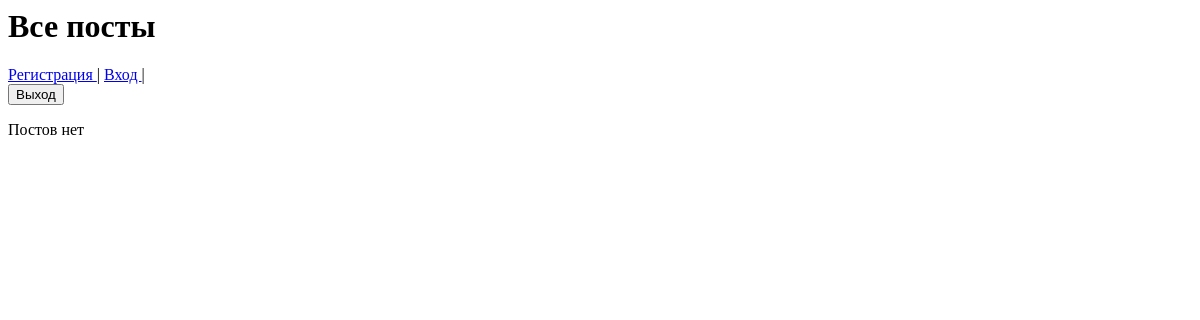
The app's page /, older data.
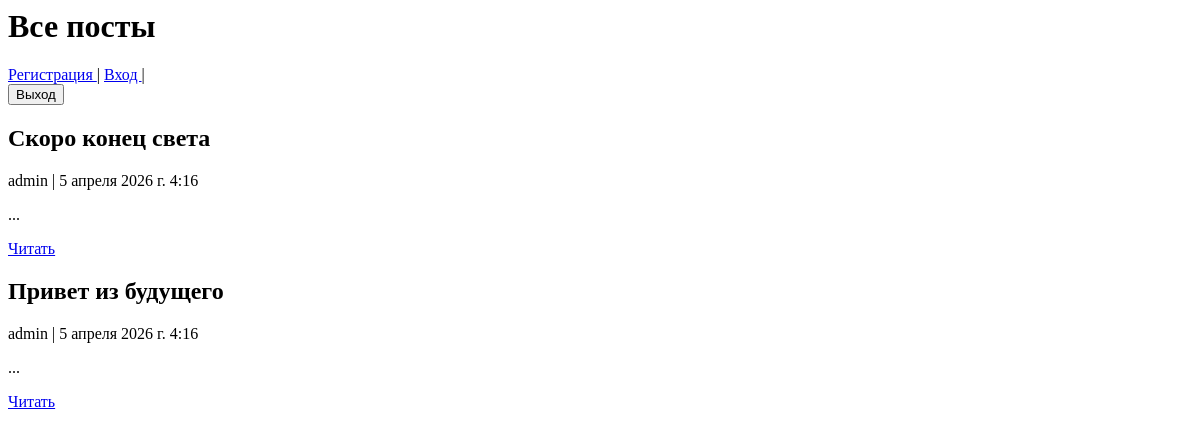
The same page, newer data.
### posts/models.py (models this page shows, shortened)
class Post(models.Model):
    author = models.ForeignKey(User, on_delete=models.CASCADE, verbose_name='Автор')
    title = models.CharField(max_length=100, verbose_name='Заголовок')
    content = models.TextField(verbose_name='Информация')
    image = models.ImageField(upload_to='posts/', null=True, blank=True, verbose_name='Изображение')
    created_at = models.DateTimeField(auto_now_add=True, verbose_name='Дата создания')

### posts/views.py (the view)
# urls.py: path('', post_list, name='post_list'),
def post_list(request):
    posts = Post.objects.all()
    return render(request, 'index.html', {'posts': posts})

### templates/index.html (shortened to what this page needs)
<h1> Все посты </h1>
<a href="{% url 'register' %}"> Регистрация </a> |
<a href="{% url 'login' %}"> Вход </a> |
<form action="{% url 'logout' %}" method="post">
    <button> Выход </button>
</form>
{% for post in posts %}
    <h2> {{ post.title }} </h2>
    <p> {{ post.author.username }} | {{ post.created_at }} </p>
    <p> {{ post.content | truncatewords:20 }} </p>
    <a href=" {% url 'post_detail' post.id %} "> Читать </a>
{% empty %}
<p> Постов нет </p>
{% endfor %}

Row changes from the older to the newer data that the page shows:
added Post: title "Скоро конец света", author.username "admin", created_at "5 апреля 2026 г. 4:16", content "..."
added Post: title "Привет из будущего", author.username "admin", created_at "5 апреля 2026 г. 4:16", content "..."
Text that changed along with them:
text no longer shown: "Постов нет"
